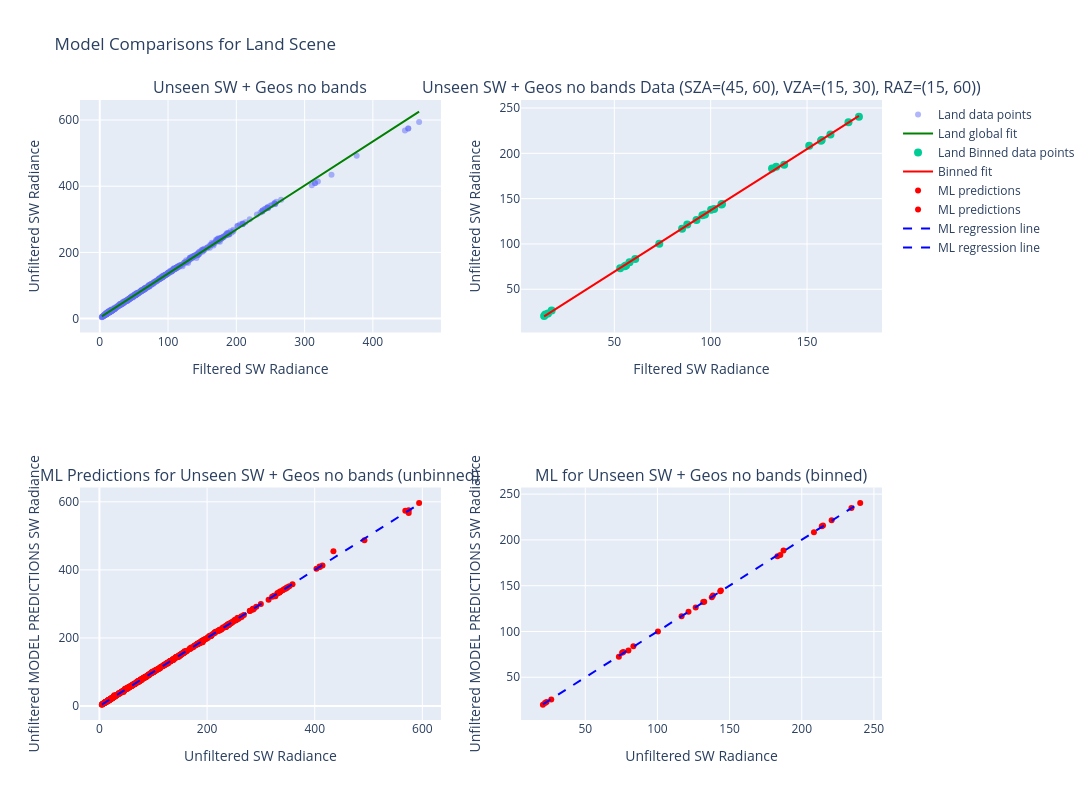

The notebook cell saved with this chart:
### Code cell
compare_global_vs_bin_fit_interactive(
    test_sw_geos_no_bands_ds,
    scene="Land",
    sza_range=(45,60),
    vza_range=(15,30),
    raz_range=(15,60),
    degree=1,
    ml_model=sw_model["Final_Model"],
    name="Unseen SW + Geos no bands",
    ml_features=['Shortwave Filtered Rads (Integrated)', 'SZA', 'VZA', 'RAZ'],
    is_sw=True
)

### Figure 1 — Plotly figure (JSON) as saved in the notebook; plotly's stock layout.template omitted (floating-point values rounded to 4 significant figures; data arrays with more than 128 entries replaced by an {"elided": "..."} marker saying what was removed)
{"data": [{"hovertemplate": "Filtered: %{x:.2f}<br>Unfiltered: %{y:.2f}", "marker": {"opacity": 0.5, "size": 6}, "mode": "markers", "name": "Land data points", "type": "scatter", "x": {"elided": "620 float values"}, "xaxis": "x", "y": {"elided": "620 float values"}, "yaxis": "y"}, {"line": {"color": "green", "width": 2}, "mode": "lines", "name": "Land global fit", "type": "scatter", "x": {"elided": "620 float values"}, "xaxis": "x", "y": {"elided": "620 float values"}, "yaxis": "y"}, {"hovertemplate": "Filtered: %{x:.2f}<br>Unfiltered: %{y:.2f}", "marker": {"size": 8}, "mode": "markers", "name": "Land Binned data points", "type": "scatter", "x": [151.1, 131.8, 157.6, 162.1, 134.0, 157.2, 100.2, 87.84, 101.8, 105.6, 95.72, 105.9, 171.5, 53.04, 92.62, 85.15, 138.1, 57.89, 97.05, 176.9, 60.83, 56.11, 55.38, 73.32, 17.48, 14.18, 15.59, 13.58], "xaxis": "x2", "y": [208.4, 183.2, 214.7, 220.7, 185.1, 213.9, 137.7, 121.5, 138.4, 143.5, 131.7, 144.0, 234.4, 73.27, 126.5, 116.7, 187.4, 79.9, 132.4, 240.5, 83.34, 76.35, 75.52, 100.3, 26.45, 22.1, 23.14, 20.64], "yaxis": "y2"}, {"line": {"color": "red", "width": 2}, "mode": "lines", "name": "Binned fit", "type": "scatter", "x": [13.58, 14.18, 15.59, 17.48, 53.04, 55.38, 56.11, 57.89, 60.83, 73.32, 85.15, 87.84, 92.62, 95.72, 97.05, 100.2, 101.8, 105.6, 105.9, 131.8, 134.0, 138.1, 151.1, 157.2, 157.6, 162.1, 171.5, 176.9], "xaxis": "x2", "y": [20.08, 20.9, 22.8, 25.36, 73.5, 76.68, 77.66, 80.07, 84.06, 101.0, 117.0, 120.6, 127.1, 131.3, 133.1, 137.4, 139.5, 144.6, 145.0, 180.2, 183.1, 188.7, 206.3, 214.6, 215.1, 221.2, 233.9, 241.2], "yaxis": "y2"}, {"hovertemplate": "Unfiltered: %{x:.2f}<br>Predicted: %{y:.2f}", "marker": {"color": "red", "size": 6}, "mode": "markers", "name": "ML predictions", "type": "scatter", "x": {"elided": "620 float values"}, "xaxis": "x3", "y": {"elided": "620 float values"}, "yaxis": "y3"}, {"hovertemplate": "Unfiltered: %{x:.2f}<br>Predicted: %{y:.2f}", "marker": {"color": "red", "size": 6}, "mode": "markers", "name": "ML predictions", "type": "scatter", "x": [208.4, 183.2, 214.7, 220.7, 185.1, 213.9, 137.7, 121.5, 138.4, 143.5, 131.7, 144.0, 234.4, 73.27, 126.5, 116.7, 187.4, 79.9, 132.4, 240.5, 83.34, 76.35, 75.52, 100.3, 26.45, 22.1, 23.14, 20.64], "xaxis": "x4", "y": [208.3, 182.1, 215.7, 221.4, 183.4, 214.9, 137.4, 121.5, 139.2, 144.0, 132.2, 144.7, 234.8, 72.43, 126.3, 116.6, 188.4, 79.12, 132.4, 240.4, 83.87, 77.62, 76.66, 100.1, 25.85, 21.85, 23.12, 20.14], "yaxis": "y4"}, {"line": {"color": "blue", "dash": "dash", "width": 2}, "mode": "lines", "name": "ML regression line", "type": "scatter", "x": {"elided": "620 float values"}, "xaxis": "x3", "y": {"elided": "620 float values"}, "yaxis": "y3"}, {"line": {"color": "blue", "dash": "dash", "width": 2}, "mode": "lines", "name": "ML regression line", "type": "scatter", "x": [20.64, 22.1, 23.14, 26.45, 73.27, 75.52, 76.35, 79.9, 83.34, 100.3, 116.7, 121.5, 126.5, 131.7, 132.4, 137.7, 138.4, 143.5, 144.0, 183.2, 185.1, 187.4, 208.4, 213.9, 214.7, 220.7, 234.4, 240.5], "xaxis": "x4", "y": [20.49, 21.95, 22.99, 26.32, 73.23, 75.49, 76.32, 79.87, 83.32, 100.4, 116.8, 121.6, 126.6, 131.8, 132.5, 137.8, 138.5, 143.6, 144.1, 183.4, 185.3, 187.6, 208.7, 214.1, 215.0, 221.0, 234.7, 240.8], "yaxis": "y4"}], "layout": {"annotations": [{"font": {"size": 16}, "showarrow": false, "text": "Unseen SW + Geos no bands", "x": 0.225, "xanchor": "center", "xref": "paper", "y": 1, "yanchor": "bottom", "yref": "paper"}, {"font": {"size": 16}, "showarrow": false, "text": "Unseen SW + Geos no bands Data (SZA=(45, 60), VZA=(15, 30), RAZ=(15, 60))", "x": 0.775, "xanchor": "center", "xref": "paper", "y": 1, "yanchor": "bottom", "yref": "paper"}, {"font": {"size": 16}, "showarrow": false, "text": "ML Predictions for Unseen SW + Geos no bands (unbinned)", "x": 0.225, "xanchor": "center", "xref": "paper", "y": 0.375, "yanchor": "bottom", "yref": "paper"}, {"font": {"size": 16}, "showarrow": false, "text": "ML for Unseen SW + Geos no bands (binned)", "x": 0.775, "xanchor": "center", "xref": "paper", "y": 0.375, "yanchor": "bottom", "yref": "paper"}], "height": 800, "showlegend": true, "title": {"text": "Model Comparisons for Land Scene"}, "width": 1200, "xaxis": {"anchor": "y", "domain": [0, 0.45], "title": {"text": "Filtered SW Radiance"}}, "xaxis2": {"anchor": "y2", "domain": [0.55, 1], "title": {"text": "Filtered SW Radiance"}}, "xaxis3": {"anchor": "y3", "domain": [0, 0.45], "title": {"text": "Unfiltered SW Radiance"}}, "xaxis4": {"anchor": "y4", "domain": [0.55, 1], "title": {"text": "Unfiltered SW Radiance"}}, "yaxis": {"anchor": "x", "domain": [0.625, 1], "title": {"text": "Unfiltered SW Radiance"}}, "yaxis2": {"anchor": "x2", "domain": [0.625, 1], "title": {"text": "Unfiltered SW Radiance"}}, "yaxis3": {"anchor": "x3", "domain": [0, 0.375], "title": {"text": "Unfiltered MODEL PREDICTIONS SW Radiance"}}, "yaxis4": {"anchor": "x4", "domain": [0, 0.375], "title": {"text": "Unfiltered MODEL PREDICTIONS SW Radiance"}}}}
